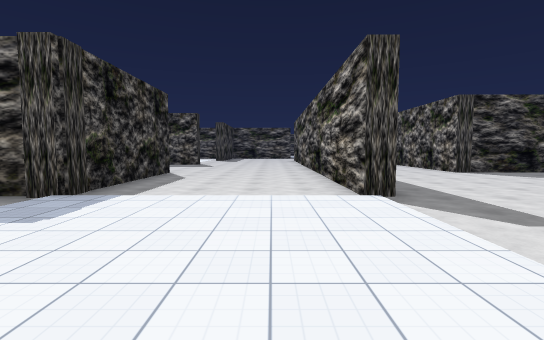
[1] (above)

24 first-person views from a walk through a 3-D level made in the Unity game engine. The camera is 1.4 m above the floor, tilts 4° down and sees 85° across. The floor is counted in squares, 2 m on a side. Each view is taken from the middle of a square. On the plan, view 1 faces up. The plan holds only what a view shows up to about 10 squares ahead; the rest is blank. The place goes on beyond the plan. Some animated figures are left out. Some surface patterns are stand-ins.

[2]
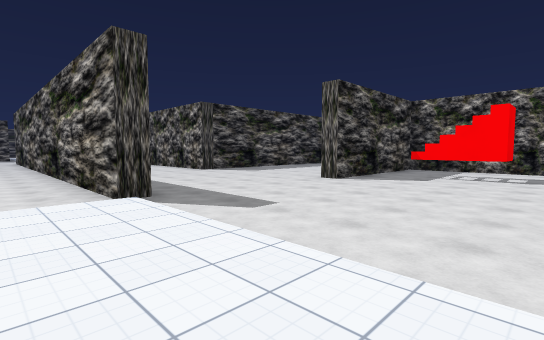

[3]
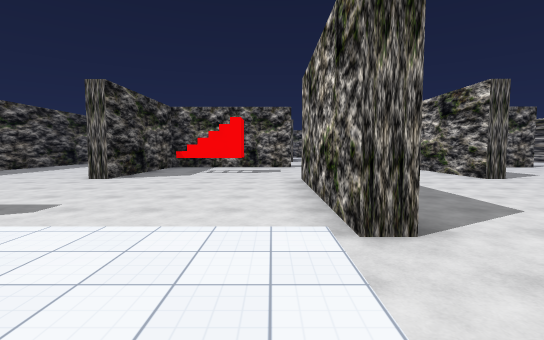

[4]
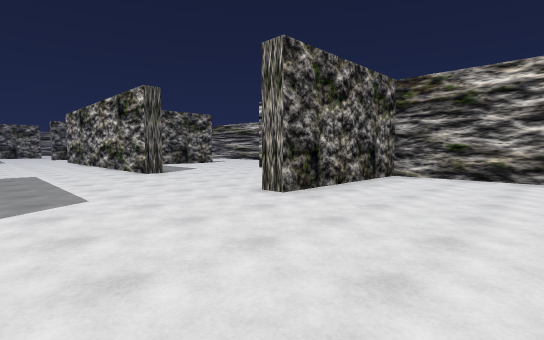

[5]
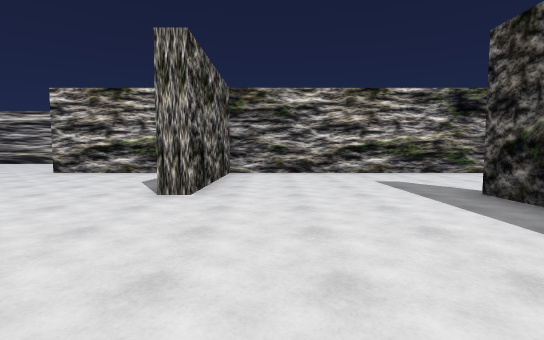

[6]
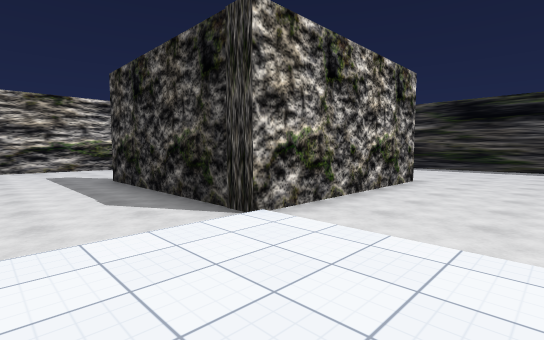

[7]
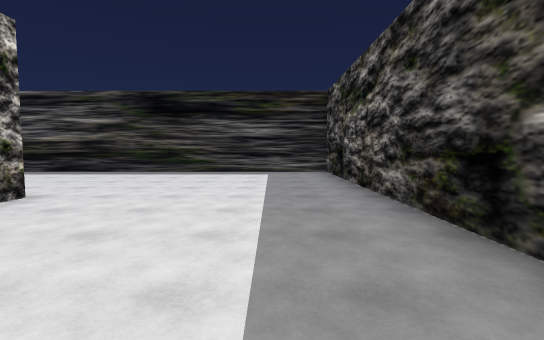

[8]
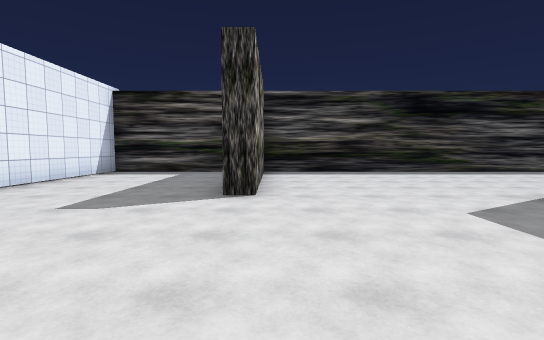

[9]
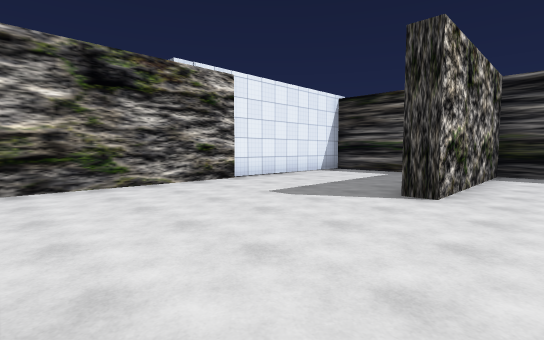

[10]
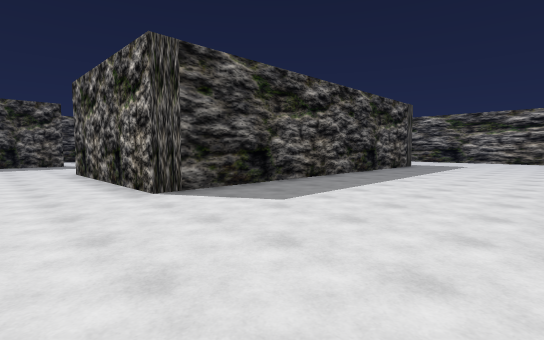

[11]
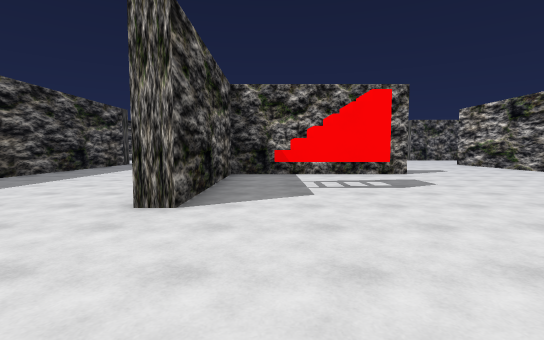

[12]
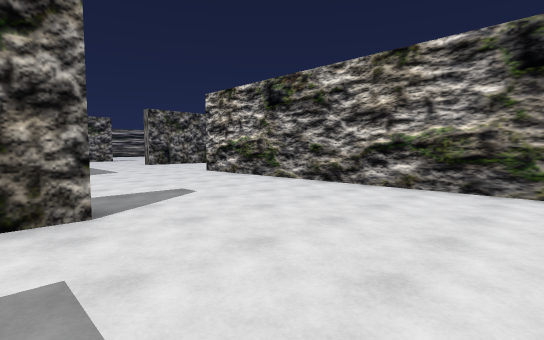

[13]
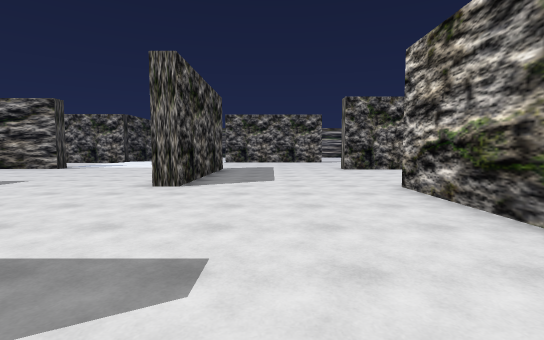

[14]
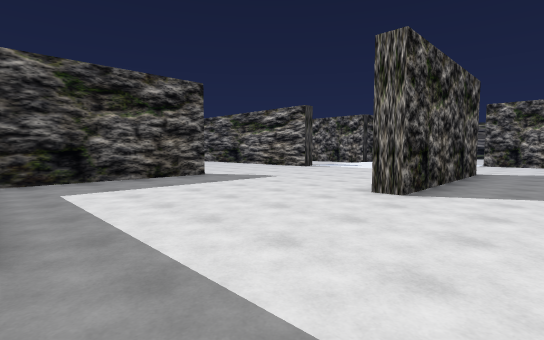

[15]
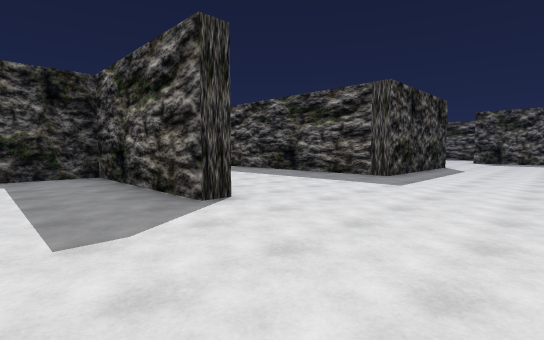

[16]
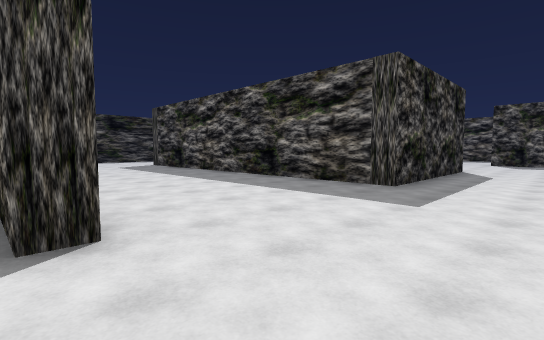

[17]
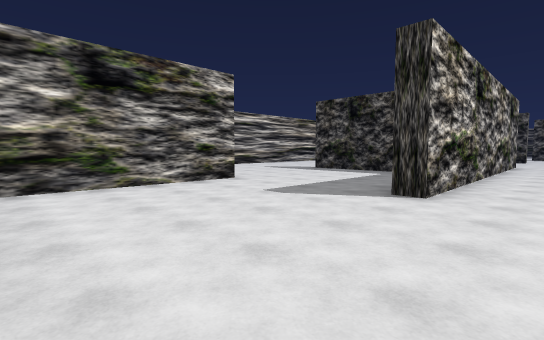

[18]
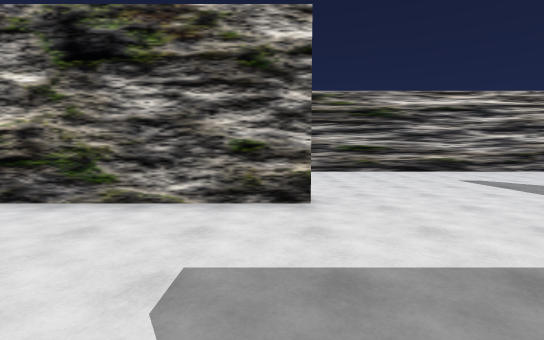

[19]
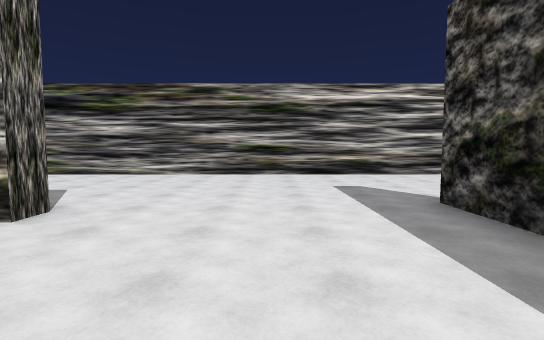

[20]
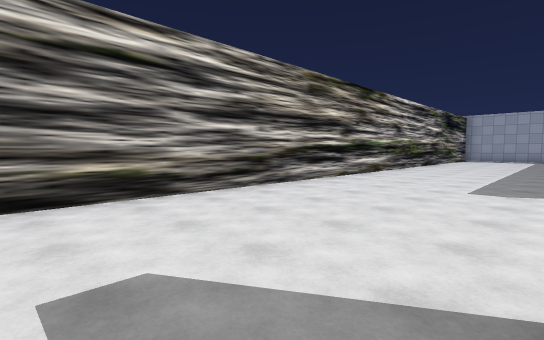

[21]
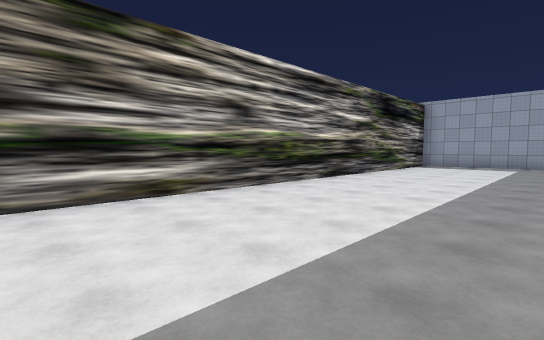

[22]
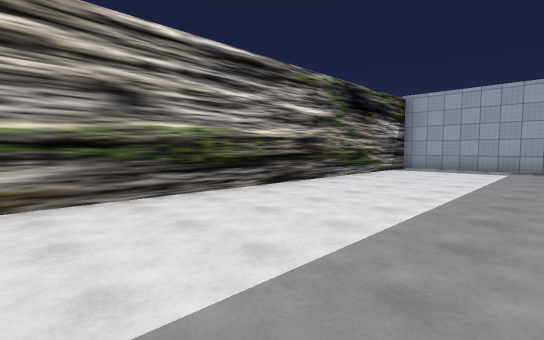

[23]
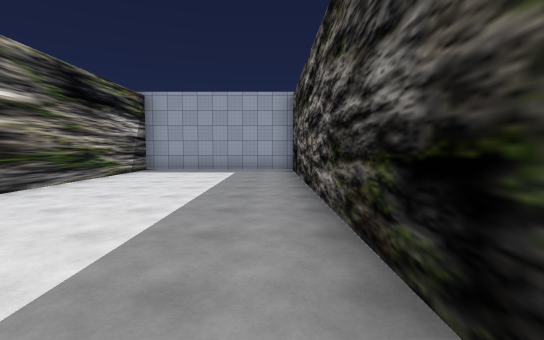

[24]
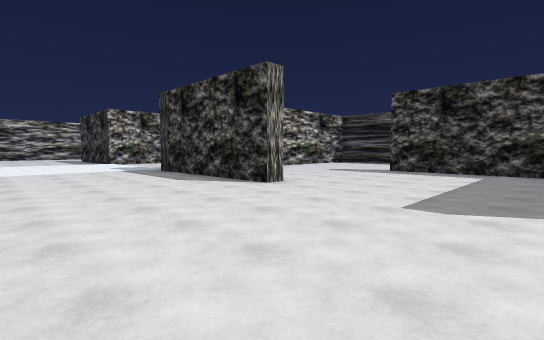

### Floor plan
Key: @ floor where view 1 was taken; # wall or solid block; . floor; ^ raised ledge.
Columns run from 14 left of view 1 to 21 right of it. Each row starts with its distance up from view 1.
 14      #..........  ..#         #...
 13      #..........# ..#         #...
 12      #..........# ..#          ....
 11      #..........# ..#         #....
 10      #..........# ..###########....
  9       .....#....# .................
  8        ... #....#..................
  7            #....#..................
  6            #....#...................
  5 ############....#...................
  4 #....................##########.....
  3 #......................^..#.........
  2 #......................#..#.........
  1 #......................#..#.........
  0 #.............@...........#.......
 -1 #.....#####.....#####..........#####
 -2 #.......  ##........................
 -3 #........  #........................
 -4 #..........#........................
 -5 #..........#........................
 -6 ######..........#....##########.....
 -7 #...............#......   #.........
 -8 #...............#......   #.........
 -9 #...............#.....    #.........
-10 #####################..   #....#####
-11        #........................
-12        #.........................
-13        #..........................
-14        #..........................
-15        #...........................
-16        ############################

Where each view was taken, in squares from view 1:
view 1: 0 up, 0 right, facing up
view 2: 0 up, 0 right, facing up-right
view 3: 0 up, 1 left, facing right
view 4: 2 down, 2 left, facing down-right
view 5: 1 down, 0 right, facing down
view 6: 2 up, 1 left, facing down-left
view 7: 3 up, 4 left, facing left
view 8: 5 down, 4 left, facing left
view 9: 4 down, 4 left, facing down-left
view 10: 5 up, 4 right, facing up-right
view 11: 3 up, 3 right, facing right
view 12: 0 up, 8 right, facing down-right
view 13: 3 down, 11 right, facing right
view 14: 3 down, 12 right, facing up-right
view 15: 2 up, 20 right, facing up-left
view 16: 4 up, 19 right, facing up-left
view 17: 4 down, 21 right, facing down-left
view 18: 6 down, 17 right, facing down
view 19: 7 down, 14 right, facing down
view 20: 11 down, 13 right, facing down-left
view 21: 11 down, 6 right, facing down-left
view 22: 11 down, 4 right, facing down-left
view 23: 11 down, 3 right, facing left
view 24: 14 up, 1 right, facing down-left
